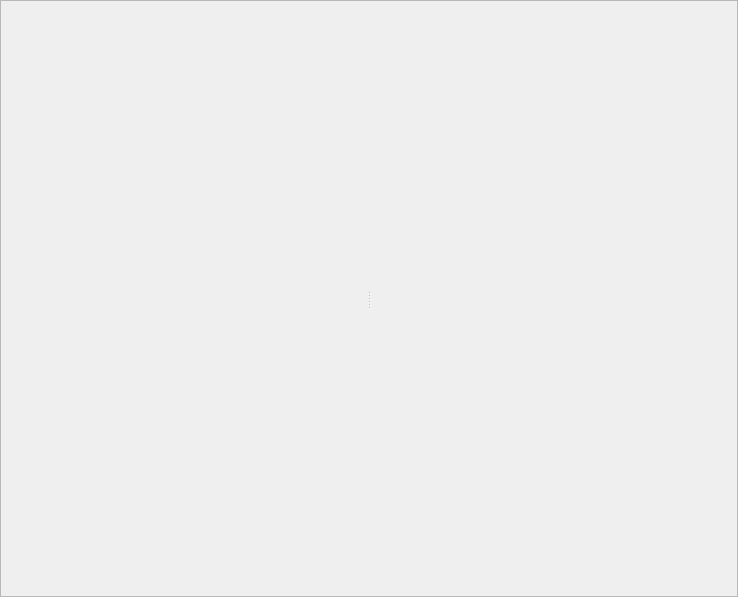
<?xml version="1.0" encoding="UTF-8"?>
<ui version="4.0">
 <class>LogPanel</class>
 <widget class="QDockWidget" name="LogPanel">
  <property name="geometry">
   <rect>
    <x>0</x>
    <y>0</y>
    <width>738</width>
    <height>597</height>
   </rect>
  </property>
  <property name="windowIcon">
   <iconset>
    <normaloff>:/GuiFoundation/Icons/Log.png</normaloff>:/GuiFoundation/Icons/Log.png</iconset>
  </property>
  <property name="windowTitle">
   <string>Log</string>
  </property>
  <widget class="QFrame" name="dockWidgetContents">
   <property name="frameShape">
    <enum>QFrame::StyledPanel</enum>
   </property>
   <property name="frameShadow">
    <enum>QFrame::Sunken</enum>
   </property>
   <layout class="QVBoxLayout" name="verticalLayout_3">
    <property name="spacing">
     <number>0</number>
    </property>
    <property name="leftMargin">
     <number>0</number>
    </property>
    <property name="topMargin">
     <number>0</number>
    </property>
    <property name="rightMargin">
     <number>0</number>
    </property>
    <property name="bottomMargin">
     <number>0</number>
    </property>
    <item>
     <widget class="QSplitter" name="splitter">
      <property name="sizePolicy">
       <sizepolicy hsizetype="Expanding" vsizetype="Expanding">
        <horstretch>0</horstretch>
        <verstretch>0</verstretch>
       </sizepolicy>
      </property>
      <property name="orientation">
       <enum>Qt::Horizontal</enum>
      </property>
      <widget class="QWidget" name="layoutWidget1">
       <layout class="QVBoxLayout" name="verticalLayout">
        <item>
         <widget class="ezQtLogWidget" name="EditorLog" native="true"/>
        </item>
       </layout>
      </widget>
      <widget class="QWidget" name="layoutWidget2">
       <layout class="QVBoxLayout" name="verticalLayout_2">
        <item>
         <widget class="ezQtLogWidget" name="EngineLog" native="true"/>
        </item>
       </layout>
      </widget>
     </widget>
    </item>
   </layout>
  </widget>
 </widget>
 <customwidgets>
  <customwidget>
   <class>ezQtLogWidget</class>
   <extends>QWidget</extends>
   <header location="global">GuiFoundation/Widgets/LogWidget.moc.h</header>
   <container>1</container>
  </customwidget>
 </customwidgets>
 <resources>
  <include location="../../../../Code/Tools/GuiFoundation/QtResources/resources.qrc"/>
  <include location="../../QtResources/resources.qrc"/>
 </resources>
 <connections/>
</ui> 
